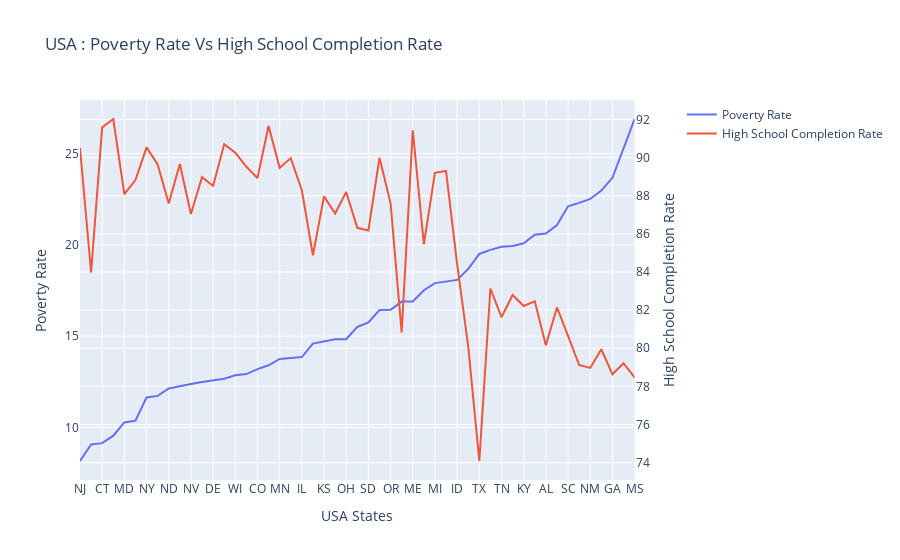

The notebook cell saved with this chart:
### Code cell
import plotly.graph_objects as go
from plotly.subplots import make_subplots

# Create figure with secondary y-axis
fig = make_subplots(specs=[[{"secondary_y": True}]])

# Add traces
fig.add_trace(go.Scatter(x=df_poverty_vs_completion_hs["Geographic Area"], 
    y=df_poverty_vs_completion_hs["poverty_rate"], name="Poverty Rate"),secondary_y=False)

fig.add_trace(go.Scatter(x=df_poverty_vs_completion_hs["Geographic Area"], 
    y=df_poverty_vs_completion_hs["percent_completed_hs"], name="High School Completion Rate"),secondary_y=True)



# Add figure title
fig.update_layout(
    title_text="USA : Poverty Rate Vs High School Completion Rate"
)

# Set x-axis title
fig.update_xaxes(title_text="USA States")

# Set y-axes titles
fig.update_yaxes(title_text="Poverty Rate", secondary_y=False)
fig.update_yaxes(title_text="High School Completion Rate", secondary_y=True)

fig.show()

### Figure 1 — Plotly figure (JSON) as saved in the notebook; plotly's stock layout.template omitted (floating-point values rounded to 4 significant figures)
{"data": [{"name": "Poverty Rate", "type": "scatter", "x": ["NJ", "WY", "CT", "MA", "MD", "RI", "NY", "UT", "ND", "IA", "NV", "PA", "DE", "NH", "WI", "NE", "CO", "HI", "MN", "VT", "IL", "VA", "KS", "WA", "OH", "IN", "SD", "MT", "OR", "CA", "ME", "FL", "MI", "DC", "ID", "AK", "TX", "NC", "TN", "MO", "KY", "OK", "AL", "WV", "SC", "LA", "NM", "AR", "GA", "AZ", "MS"], "xaxis": "x", "y": [8.161, 9.064, 9.137, 9.546, 10.27, 10.37, 11.64, 11.72, 12.13, 12.23, 12.37, 12.49, 12.56, 12.66, 12.86, 12.92, 13.19, 13.4, 13.75, 13.79, 13.85, 14.59, 14.72, 14.83, 14.83, 15.5, 15.75, 16.42, 16.44, 16.89, 16.89, 17.51, 17.9, 18, 18.08, 18.68, 19.5, 19.72, 19.89, 19.93, 20.08, 20.55, 20.61, 21.08, 22.11, 22.29, 22.51, 22.96, 23.66, 25.27, 26.88], "yaxis": "y"}, {"name": "High School Completion Rate", "type": "scatter", "x": ["NJ", "WY", "CT", "MA", "MD", "RI", "NY", "UT", "ND", "IA", "NV", "PA", "DE", "NH", "WI", "NE", "CO", "HI", "MN", "VT", "IL", "VA", "KS", "WA", "OH", "IN", "SD", "MT", "OR", "CA", "ME", "FL", "MI", "DC", "ID", "AK", "TX", "NC", "TN", "MO", "KY", "OK", "AL", "WV", "SC", "LA", "NM", "AR", "GA", "AZ", "MS"], "xaxis": "x", "y": [90.52, 83.97, 91.59, 92.03, 88.08, 88.82, 90.54, 89.64, 87.6, 89.67, 87.05, 88.97, 88.52, 90.71, 90.26, 89.52, 88.93, 91.67, 89.47, 89.98, 88.29, 84.88, 87.97, 87.07, 88.2, 86.32, 86.18, 89.99, 87.6, 80.82, 91.43, 85.46, 89.21, 89.3, 84.42, 80.1, 74.09, 83.14, 81.63, 82.79, 82.22, 82.46, 80.16, 82.14, 80.65, 79.12, 78.97, 79.95, 78.63, 79.22, 78.47], "yaxis": "y2"}], "layout": {"title": {"text": "USA : Poverty Rate Vs High School Completion Rate"}, "xaxis": {"anchor": "y", "domain": [0, 0.94], "title": {"text": "USA States"}}, "yaxis": {"anchor": "x", "domain": [0, 1], "title": {"text": "Poverty Rate"}}, "yaxis2": {"anchor": "x", "overlaying": "y", "side": "right", "title": {"text": "High School Completion Rate"}}}}
